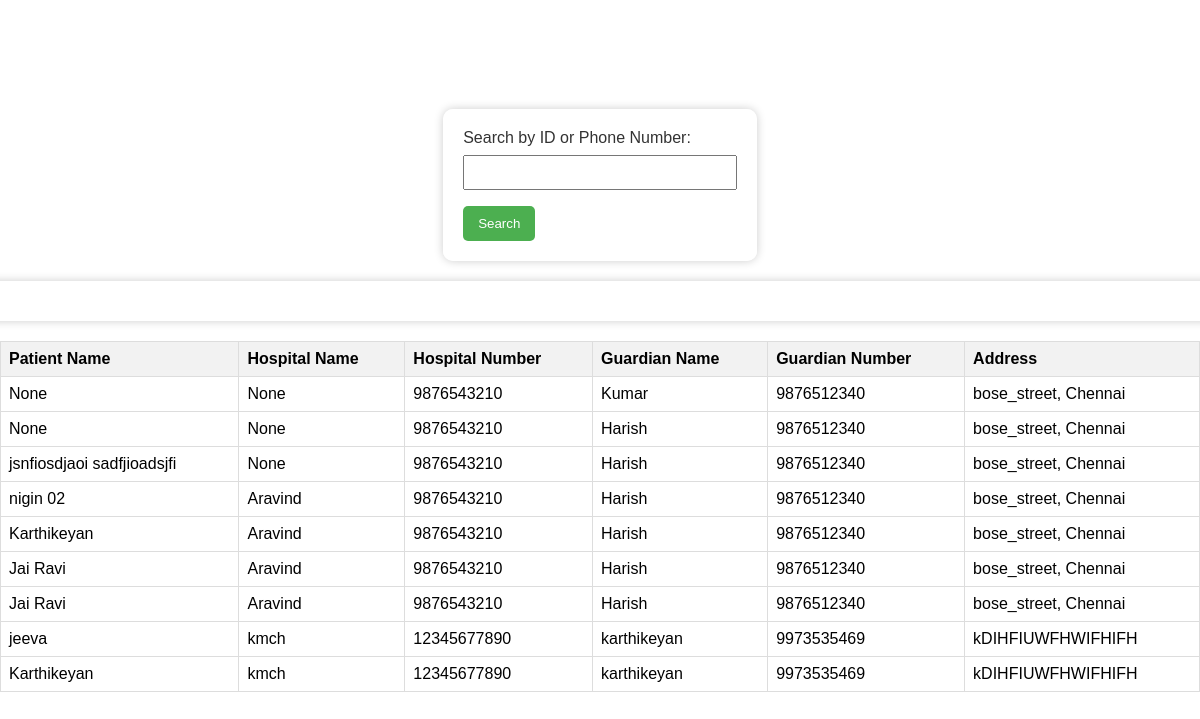
The page /medicos/ on the database its author committed.
### app/models.py (models this page shows)
class MediForm(models.Model):
  name = models.CharField(max_length=100, null=True)
  hospital_name = models.CharField(max_length=100, null=True)
  hospital_no = models.CharField(max_length=100)
  guardian_name = models.CharField(max_length=100, null=True)
  guardian_no = models.CharField(max_length=100)
  address = models.CharField(max_length=100)

### app/views.py (the view)
# urls.py: path('medicos/', views.medicos, name="medicos"),
def medicos(request):
      medical = MediForm.objects.all()
      return render(request, 'medicos.html', {'medical': medical,})

### app/templates/medicos.html (shortened to what this page needs)
<!DOCTYPE HTML>
<html lang='en'>
<head>
</head>
<body>
    <form id="search-form">
        <label for="searchInput">Search by ID or Phone Number:</label>
        <input type="text" id="searchInput" name="searchInput" required>
        <button type="submit">Search</button>
    </form>
    <div id="search-results"></div>
    <table class="table">
        <thead>
            <tr>
                <th>Patient Name</th>
                <th>Hospital Name</th>
                <th>Hospital Number</th>
                <th>Guardian Name</th>
                <th>Guardian Number</th>
                <th>Address</th>
            </tr>
        </thead>
        <tbody>
            {% for i in medical %}
            <tr>
                <td>{{i.name}}</td>
                <td>{{i.hospital_name}}</td>
                <td>{{i.hospital_no}}</td>
                <td>{{i.guardian_name}}</td>
                <td>{{i.guardian_no}}</td>
                <td>{{i.address}}</td>
            </tr>
            {% endfor %}
        </tbody>
    </table>
</body>
</html>

### app/templates/medicos.html (style rules this page uses)
body { font-family: Arial, sans-serif; background-image: url('your-background-image.jpg'); background-size: cover; background-repeat: no-repeat; margin: 0; padding: 0; display: flex; align-items: center; justify-content: center; height: 100vh; flex-direction: column; }
form { background-color: rgba(255, 255, 255, 0.8); padding: 20px; border-radius: 10px; box-shadow: 0 0 10px rgba(0, 0, 0, 0.2); margin-bottom: 20px; }
label { display: block; margin-bottom: 8px; color: #333; }
input { width: 100%; padding: 8px; margin-bottom: 16px; box-sizing: border-box; }
button { background-color: #4CAF50; color: white; padding: 10px 15px; border: none; border-radius: 5px; cursor: pointer; }
table { width: 100%; border-collapse: collapse; margin-top: 20px; animation: fadeIn 1s ease-in-out; }
th, td { border: 1px solid #dddddd; text-align: left; padding: 8px; }
th { background-color: #f2f2f2; }
#search-results { background-color: rgba(255, 255, 255, 0.8); padding: 20px; border-radius: 10px; box-shadow: 0 0 10px rgba(0, 0, 0, 0.2); width: 100%; }

### rows shown on the page
MediForm: name "None", hospital_name "None", hospital_no "9876543210", guardian_name "Kumar", guardian_no "9876512340", address "bose_street, Chennai"
MediForm: name "None", hospital_name "None", hospital_no "9876543210", guardian_name "Harish", guardian_no "9876512340", address "bose_street, Chennai"
MediForm: name "jsnfiosdjaoi sadfjioadsjfi", hospital_name "None", hospital_no "9876543210", guardian_name "Harish", guardian_no "9876512340", address "bose_street, Chennai"
MediForm: name "nigin 02", hospital_name "Aravind", hospital_no "9876543210", guardian_name "Harish", guardian_no "9876512340", address "bose_street, Chennai"
MediForm: name "Karthikeyan", hospital_name "Aravind", hospital_no "9876543210", guardian_name "Harish", guardian_no "9876512340", address "bose_street, Chennai"
MediForm: name "Jai Ravi", hospital_name "Aravind", hospital_no "9876543210", guardian_name "Harish", guardian_no "9876512340", address "bose_street, Chennai"
MediForm: name "Jai Ravi", hospital_name "Aravind", hospital_no "9876543210", guardian_name "Harish", guardian_no "9876512340", address "bose_street, Chennai"
MediForm: name "jeeva", hospital_name "kmch", hospital_no "12345677890", guardian_name "karthikeyan", guardian_no "9973535469", address "kDIHFIUWFHWIFHIFH"
MediForm: name "Karthikeyan", hospital_name "kmch", hospital_no "12345677890", guardian_name "karthikeyan", guardian_no "9973535469", address "kDIHFIUWFHWIFHIFH"
